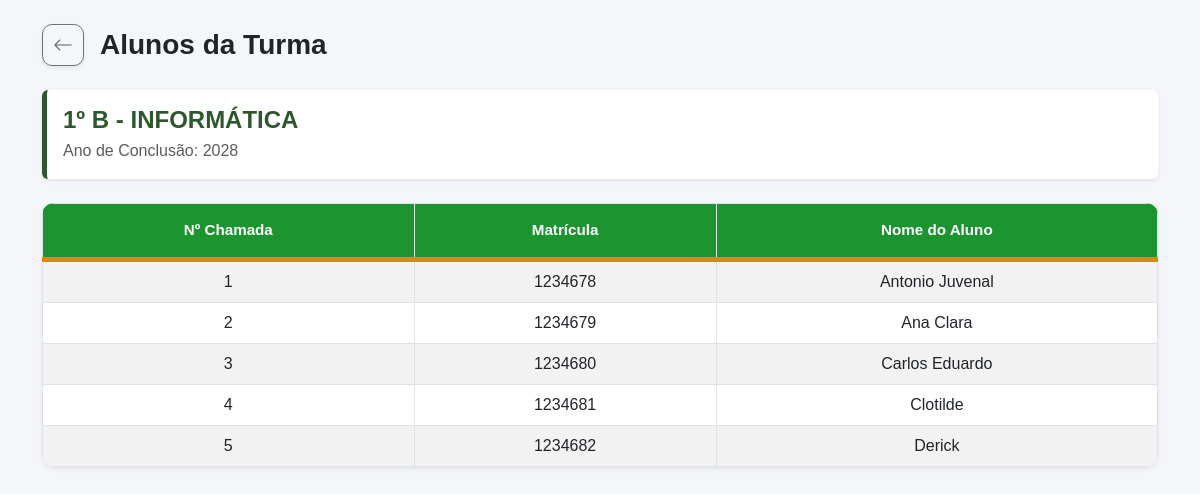
Page /turmas/visualizar_turma.php?id=2 on the committed database.
### tables this page shows
CREATE TABLE `turmas` (
  `id_turma` int(11) NOT NULL,
  `curso` varchar(100) NOT NULL,
  `identificador_curso` varchar(1) NOT NULL,
  `ano_conclusao` year(4) NOT NULL,
  `serie_atual` varchar(10) NOT NULL
);

CREATE TABLE `alunos` (
  `id_aluno` int(11) NOT NULL,
  `nome_aluno` varchar(255) NOT NULL,
  `numero_chamada` int(3) DEFAULT NULL,
  `matricula` int(11) NOT NULL,
  `fk_id_turma` int(11) DEFAULT NULL
);

### turmas/visualizar_turma.php (the view, shortened to what this page needs)
<?php session_start();
include('../includes/conexao.php');
$id_turma = mysqli_real_escape_string($conn, $_GET['id']);
$sqlTurma = "SELECT * FROM turmas WHERE id_turma = '$id_turma'";
$resTurma = mysqli_query($conn, $sqlTurma);
$dadosTurma = mysqli_fetch_assoc($resTurma);
$sqlAlunos = "SELECT * FROM alunos WHERE fk_id_turma = '$id_turma' ORDER BY numero_chamada ASC";
$resAlunos = mysqli_query($conn, $sqlAlunos);
?>
<!DOCTYPE html>
<html lang="en">
<head>
    <link href="https://cdn.jsdelivr.net/npm/bootstrap@5.3.0/dist/css/bootstrap.min.css" rel="stylesheet">
    <link rel="stylesheet" href="https://cdn.jsdelivr.net/npm/bootstrap-icons@1.11.1/font/bootstrap-icons.css">
    <link rel="stylesheet" href="lista.css">
</head>
<body>
    <div class="container mt-4">
        <div class="d-flex align-items-center gap-3 mt-3 mb-4">
            <a href="index.php"
                class="btn btn-outline-secondary shadow-sm d-inline-flex align-items-center justify-content-center"
                style="height: 42px; width: 42px; min-width: 42px; border-radius: 10px;">
                <i class="bi bi-arrow-left fs-5"></i>
            </a>
            <h2 class="fw-bold m-0 text-dark fs-3 text-truncate">Alunos da Turma</h2>
        </div>
        <div class="card border-0 shadow-sm mb-4" style="border-left: 5px solid #2d572c !important;">
            <div class="card-body">
                <h4 class="text-uppercase fw-bold mb-1" style="color: #2d572c;">
                    <?= $dadosTurma['serie_atual'] ?>º <?= $dadosTurma['identificador_curso'] ?> -
                    <?= $dadosTurma['curso'] ?>
                </h4>
                <p class="text-muted mb-0">Ano de Conclusão: <?= $dadosTurma['ano_conclusao'] ?></p>
            </div>
        </div>
        <div class="table-container shadow-sm mb-4">
            <div class="table-responsive">
                <table class="table table-bordered table-striped table-hover align-middle mb-0">
                    <thead class="thead-verde text-center">
                        <tr>
                            <th>Nº Chamada</th>
                            <th>Matrícula</th>
                            <th>Nome do Aluno</th>
                        </tr>
                    </thead>
                    <tbody>
                        <?php if (mysqli_num_rows($resAlunos) > 0): ?>
                            <?php while ($aluno = mysqli_fetch_assoc($resAlunos)): ?>
                                <tr>
                                    <td class="text-center"><?= $aluno['numero_chamada'] ?></td>
                                    <td class="text-center"><?= $aluno['matricula'] ?></td>
                                    <td class="text-center"><?= $aluno['nome_aluno'] ?></td>
                                </tr>
                            <?php endwhile; ?>
                        <?php else: ?>
                            <tr>
                                <td colspan="3" class="text-center text-muted">Nenhum aluno cadastrado nesta turma.</td>
                            </tr>
                        <?php endif; ?>
                    </tbody>
                </table>
            </div>
        </div>
    </div>
</body>
</html>

### turmas/lista.css (style rules this page uses)
body { font-family: 'Poppins', sans-serif; background-color: #f4f6f9; }
.thead-verde th { background-color: #1c942f !important; color: white !important; border-bottom: 5px solid #df8508 !important; padding: 15px !important; font-weight: 600; font-size: 0.95rem; white-space: nowrap; }
.table-striped > tbody > tr:nth-of-type(odd) { background-color: rgba(28, 148, 47, 0.05) !important; }
.table-container { background-color: white; border-radius: 12px; overflow: hidden; border: none; }

### rows in the picture
turmas: serie_atual "1", identificador_curso "B", curso "INFORMÁTICA", ano_conclusao "2028"
alunos: numero_chamada "1", matricula "1234678", nome_aluno "Antonio Juvenal"
alunos: numero_chamada "2", matricula "1234679", nome_aluno "Ana Clara"
alunos: numero_chamada "3", matricula "1234680", nome_aluno "Carlos Eduardo"
alunos: numero_chamada "4", matricula "1234681", nome_aluno "Clotilde"
alunos: numero_chamada "5", matricula "1234682", nome_aluno "Derick"
